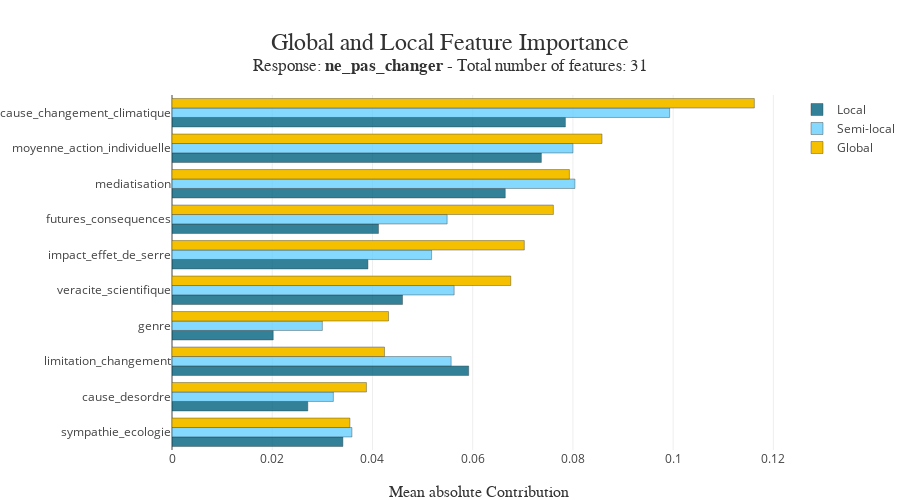

Notebook source saved alongside this figure:
### Code cell
xpl.plot.features_importance(mode='global-local', max_features=10, zoom=True)

### Figure 1 — Plotly figure (JSON) as saved in the notebook; plotly's stock layout.template omitted (floating-point values rounded to 4 significant figures)
{"data": [{"customdata": ["sympathie_ecologie", "cause_desordre", "limitation_changement", "genre", "veracite_scientifique", "impact_effet_de_serre", "futures_consequences", "mediatisation", "moyenne_action_individuelle", "cause_changement_climatique"], "hovertemplate": "Feature: %{customdata}<br />Contribution: %{x:.4f}<extra></extra>", "marker": {"color": "rgba(0, 98, 128, 0.8)", "line": {"color": "rgba(52, 55, 54, 0.8)", "width": 0.5}}, "name": "Local", "orientation": "h", "type": "bar", "x": [0.0341, 0.0271, 0.0592, 0.0202, 0.046, 0.0391, 0.0412, 0.0665, 0.0737, 0.0785], "y": ["sympathie_ecologie", "cause_desordre", "limitation_changement", "genre", "veracite_scientifique", "impact_effet_de_serre", "futures_consequences", "mediatisation", "moyenne_action_individuelle", "cause_changement_climatique"]}, {"customdata": ["sympathie_ecologie", "cause_desordre", "limitation_changement", "genre", "veracite_scientifique", "impact_effet_de_serre", "futures_consequences", "mediatisation", "moyenne_action_individuelle", "cause_changement_climatique"], "hovertemplate": "Feature: %{customdata}<br />Contribution: %{x:.4f}<extra></extra>", "marker": {"color": "rgba(103, 208, 255, 0.8)", "line": {"color": "rgba(52, 55, 54, 0.8)", "width": 0.5}}, "name": "Semi-local", "orientation": "h", "type": "bar", "x": [0.0359, 0.0322, 0.0557, 0.03, 0.0563, 0.0518, 0.0549, 0.0804, 0.08, 0.0993], "y": ["sympathie_ecologie", "cause_desordre", "limitation_changement", "genre", "veracite_scientifique", "impact_effet_de_serre", "futures_consequences", "mediatisation", "moyenne_action_individuelle", "cause_changement_climatique"]}, {"customdata": ["sympathie_ecologie", "cause_desordre", "limitation_changement", "genre", "veracite_scientifique", "impact_effet_de_serre", "futures_consequences", "mediatisation", "moyenne_action_individuelle", "cause_changement_climatique"], "hovertemplate": "Feature: %{customdata}<br />Contribution: %{x:.4f}<extra></extra>", "marker": {"color": ["rgba(244, 192, 0, 1.0)", "rgba(244, 192, 0, 1.0)", "rgba(244, 192, 0, 1.0)", "rgba(244, 192, 0, 1.0)", "rgba(244, 192, 0, 1.0)", "rgba(244, 192, 0, 1.0)", "rgba(244, 192, 0, 1.0)", "rgba(244, 192, 0, 1.0)", "rgba(244, 192, 0, 1.0)", "rgba(244, 192, 0, 1.0)"], "line": {"color": "rgba(52, 55, 54, 0.8)", "width": 0.5}}, "name": "Global", "orientation": "h", "type": "bar", "x": [0.0355, 0.0388, 0.0424, 0.0432, 0.0676, 0.0703, 0.0761, 0.0793, 0.0858, 0.1162], "y": ["sympathie_ecologie", "cause_desordre", "limitation_changement", "genre", "veracite_scientifique", "impact_effet_de_serre", "futures_consequences", "mediatisation", "moyenne_action_individuelle", "cause_changement_climatique"]}], "layout": {"autosize": false, "barmode": "group", "height": 500, "hovermode": "closest", "margin": {"b": 50, "l": 160, "r": 0, "t": 95}, "title": {"font": {"color": "rgb(50, 50, 50)", "family": "Arial", "size": 24}, "text": "Global and Local Feature Importance<br><sup>Response: <b>ne_pas_changer</b> - Total number of features: 31</sup>", "x": 0.5, "xanchor": "center", "y": 0.9, "yanchor": "middle"}, "width": 900, "xaxis": {"title": {"font": {"color": "rgb(50, 50, 50)", "family": "Arial Black", "size": 16}, "text": "Mean absolute Contribution"}}, "yaxis": {"automargin": true, "dtick": 1, "tickmode": "array", "ticktext": ["sympathie_ecologie", "cause_desordre", "limitation_changement", "genre", "veracite_scientifique", "impact_effet_de_serre", "futures_consequences", "mediatisation", "moyenne_action_individuelle", "cause_changement_climatique"], "tickvals": ["sympathie_ecologie", "cause_desordre", "limitation_changement", "genre", "veracite_scientifique", "impact_effet_de_serre", "futures_consequences", "mediatisation", "moyenne_action_individuelle", "cause_changement_climatique"], "title": {"font": {"color": "rgb(50, 50, 50)", "family": "Arial Black", "size": 16}}}}}
